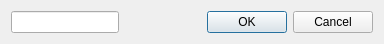
<?xml version="1.0" encoding="UTF-8"?>
<ui version="4.0">
 <class>CDialogNameInput</class>
 <widget class="QDialog" name="CDialogNameInput">
  <property name="geometry">
   <rect>
    <x>0</x>
    <y>0</y>
    <width>384</width>
    <height>40</height>
   </rect>
  </property>
  <property name="windowTitle">
   <string>Enter name</string>
  </property>
  <layout class="QVBoxLayout" name="verticalLayout">
   <item>
    <layout class="QHBoxLayout" name="horizontalLayout">
     <item>
      <widget class="QLineEdit" name="lineEditName"/>
     </item>
     <item>
      <spacer name="horizontalSpacer">
       <property name="orientation">
        <enum>Qt::Horizontal</enum>
       </property>
       <property name="sizeHint" stdset="0">
        <size>
         <width>40</width>
         <height>20</height>
        </size>
       </property>
      </spacer>
     </item>
     <item>
      <widget class="QPushButton" name="pushButtonOk">
       <property name="text">
        <string>OK</string>
       </property>
       <property name="default">
        <bool>true</bool>
       </property>
      </widget>
     </item>
     <item>
      <widget class="QPushButton" name="pushButtonCancel">
       <property name="text">
        <string>Cancel</string>
       </property>
      </widget>
     </item>
    </layout>
   </item>
  </layout>
 </widget>
 <resources/>
 <connections>
  <connection>
   <sender>pushButtonCancel</sender>
   <signal>clicked()</signal>
   <receiver>CDialogNameInput</receiver>
   <slot>close()</slot>
   <hints>
    <hint type="sourcelabel">
     <x>342</x>
     <y>19</y>
    </hint>
    <hint type="destinationlabel">
     <x>166</x>
     <y>11</y>
    </hint>
   </hints>
  </connection>
  <connection>
   <sender>pushButtonOk</sender>
   <signal>clicked()</signal>
   <receiver>CDialogNameInput</receiver>
   <slot>close()</slot>
   <hints>
    <hint type="sourcelabel">
     <x>260</x>
     <y>21</y>
    </hint>
    <hint type="destinationlabel">
     <x>201</x>
     <y>33</y>
    </hint>
   </hints>
  </connection>
 </connections>
</ui>
